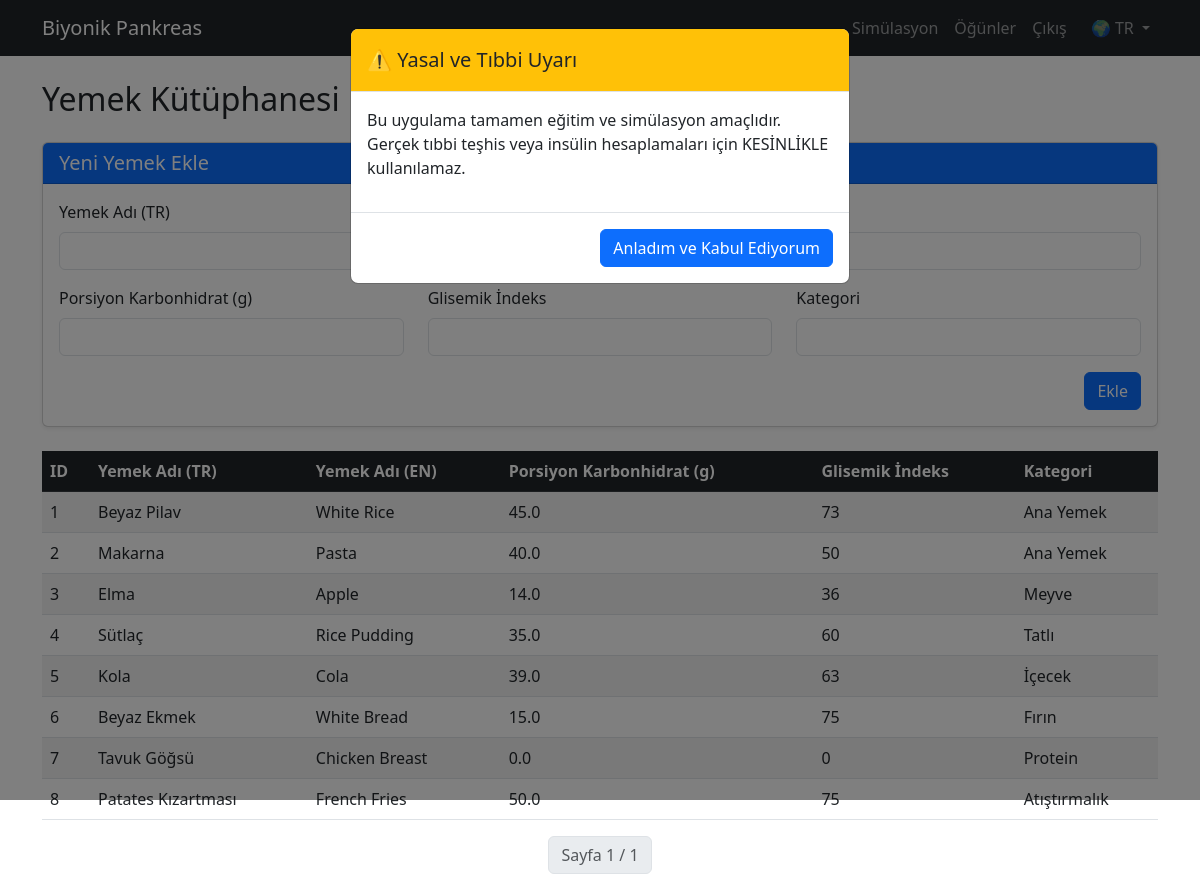
Screenshot of /meals/ (signed in) with the database file from the repository.
### app/models.py (models this page shows, shortened)
class MealPreset(db.Model):
    __tablename__ = 'meal_presets'
    id: Mapped[int] = mapped_column(primary_key=True)
    name_tr: Mapped[str] = mapped_column(String(100))
    name_en: Mapped[str] = mapped_column(String(100))
    carb_per_serving: Mapped[float] = mapped_column(Float)
    gi_value: Mapped[int] = mapped_column(Integer)
    category: Mapped[Optional[str]] = mapped_column(String(50))

### app/meals/routes.py (the view, shortened to what this page needs)
@bp.route('/', methods=['GET', 'POST'])
@login_required
def index():
    form = MealForm()
    page = request.args.get('page', 1, type=int)
    per_page = 10
    pagination = db.paginate(
        select(MealPreset).order_by(MealPreset.id),
        page=page, per_page=per_page, error_out=False
    )
    meals = pagination.items
    return render_template(
        'meals/index.html', meals=meals,
        pagination=pagination, form=form
    )

### app/meals/forms.py
class MealForm(FlaskForm):
    name_tr = StringField(
        _l('Yemek Adı (TR)'),
        validators=[DataRequired(), Length(max=100)]
    )
    name_en = StringField(
        _l('Yemek Adı (EN)'),
        validators=[DataRequired(), Length(max=100)]
    )
    carb_per_serving = FloatField(
        _l('Porsiyon Karbonhidrat (g)'),
        validators=[DataRequired(), NumberRange(min=0, max=500)]
    )
    gi_value = IntegerField(
        _l('Glisemik İndeks'),
        validators=[DataRequired(), NumberRange(min=0, max=100)]
    )
    category = StringField(
        _l('Kategori'),
        validators=[Optional(), Length(max=50)]
    )
    submit = SubmitField(_l('Ekle'))

### app/models.py (called while the page is built)
@login.user_loader
def load_user(id):
    return db.session.get(User, int(id))

### app/translations/__init__.py (called while the page is built, shortened)
def get_text(lang, key):
    if lang in _cache:
        return _cache[lang].get(key, key)

### app/templates/meals/index.html (shortened to what this page needs)
{% extends "base.html" %}
{% block content %}
<h2 class="mb-4">{{ _('Yemek Kütüphanesi') }}</h2>
<div class="card shadow-sm mb-4">
    <div class="card-header bg-primary text-white">
        <h5 class="mb-0">{{ _('Yeni Yemek Ekle') }}</h5>
    </div>
    <div class="card-body">
        <form method="POST" action="{{ url_for('meals.index') }}">
            <div class="row">
                <div class="col-md-6 mb-3">
                    {{ form.name_tr.label(class="form-label", text=_('Yemek Adı (TR)')) }}
                    {{ form.name_tr(class="form-control") }}
                </div>
                <div class="col-md-6 mb-3">
                    {{ form.name_en.label(class="form-label", text=_('Yemek Adı (EN)')) }}
                    {{ form.name_en(class="form-control") }}
                </div>
            </div>
            <div class="row">
                <div class="col-md-4 mb-3">
                    {{ form.carb_per_serving.label(class="form-label", text=_('Porsiyon Karbonhidrat (g)')) }}
                    {{ form.carb_per_serving(class="form-control") }}
                </div>
                <div class="col-md-4 mb-3">
                    {{ form.gi_value.label(class="form-label", text=_('Glisemik İndeks')) }}
                    {{ form.gi_value(class="form-control") }}
                </div>
                <div class="col-md-4 mb-3">
                    {{ form.category.label(class="form-label", text=_('Kategori')) }}
                    {{ form.category(class="form-control") }}
                </div>
            </div>
            <div class="d-grid d-md-flex justify-content-md-end">
                {{ form.submit(class="btn btn-primary", value=_('Ekle')) }}
            </div>
        </form>
    </div>
</div>
<div class="table-responsive">
    <table class="table table-striped table-hover">
        <thead class="table-dark">
            <tr>
                <th>ID</th>
                <th>{{ _('Yemek Adı (TR)') }}</th>
                <th>{{ _('Yemek Adı (EN)') }}</th>
                <th>{{ _('Porsiyon Karbonhidrat (g)') }}</th>
                <th>{{ _('Glisemik İndeks') }}</th>
                <th>{{ _('Kategori') }}</th>
            </tr>
        </thead>
        <tbody>
        {% for meal in meals %}
            <tr>
                <td>{{ meal.id }}</td>
                <td>{{ meal.name_tr }}</td>
                <td>{{ meal.name_en }}</td>
                <td>{{ meal.carb_per_serving }}</td>
                <td>{{ meal.gi_value }}</td>
                <td>{{ meal.category or '—' }}</td>
            </tr>
        {% else %}
            <tr>
                <td colspan="6" class="text-center text-muted">{{ _('Henüz yemek eklenmemiş.') }}</td>
            </tr>
        {% endfor %}
        </tbody>
    </table>
</div>
<nav aria-label="{{ _('Sayfalama') }}">
    <ul class="pagination justify-content-center">
        <li class="page-item disabled">
            <a class="page-link">{{ _('Sayfa') }} {{ pagination.page }} / {{ pagination.pages }}</a>
        </li>
    </ul>
</nav>
{% endblock %}

### app/templates/base.html (shortened to what this page needs)
<!DOCTYPE html>
<html lang="tr">
<head>
    <link href="https://cdn.jsdelivr.net/npm/bootstrap@5.3.0/dist/css/bootstrap.min.css" rel="stylesheet">
</head>
<body>
    <nav class="navbar navbar-expand-lg navbar-dark bg-dark mb-4">
        <div class="container">
            <a class="navbar-brand" href="/">{{ _('Biyonik Pankreas') }}</a>
            <div class="collapse navbar-collapse" id="navbarNav">
                <ul class="navbar-nav ms-auto">
                    {% if current_user.is_authenticated %}
                        <li class="nav-item"><a class="nav-link" href="{{ url_for('simulation.index') }}">{{ _('Simülasyon') }}</a></li>
                        <li class="nav-item"><a class="nav-link" href="{{ url_for('meals.index') }}">{{ _('Öğünler') }}</a></li>
                        <li class="nav-item"><a class="nav-link" href="{{ url_for('auth.logout') }}">{{ _('Çıkış') }}</a></li>
                    {% else %}
                        <li class="nav-item"><a class="nav-link" href="{{ url_for('auth.login') }}">{{ _('Giriş') }}</a></li>
                        <li class="nav-item"><a class="nav-link" href="{{ url_for('auth.register') }}">{{ _('Kayıt Ol') }}</a></li>
                    {% endif %}
                    <li class="nav-item dropdown ms-2">
                        <a class="nav-link dropdown-toggle" href="#" id="langDropdown" role="button" data-bs-toggle="dropdown">
                            🌍 {{ session.get('lang', 'tr') | upper }}
                        </a>
                    </li>
                </ul>
            </div>
        </div>
    </nav>
    <div class="container">
        {% block content %}{% endblock %}
    </div>
    <div class="modal fade" id="disclaimerModal" tabindex="-1" data-bs-backdrop="static" data-bs-keyboard="false">
        <div class="modal-dialog">
            <div class="modal-content">
                <div class="modal-header bg-warning">
                    <h5 class="modal-title">{{ _('⚠️ Yasal ve Tıbbi Uyarı') }}</h5>
                </div>
                <div class="modal-body">
                    <p>{{ _('Bu uygulama tamamen eğitim ve simülasyon amaçlıdır. Gerçek tıbbi teşhis veya insülin hesaplamaları için KESİNLİKLE kullanılamaz.') }}</p>
                </div>
                <div class="modal-footer">
                    <button type="button" class="btn btn-primary" id="acceptDisclaimerBtn">{{ _('Anladım ve Kabul Ediyorum') }}</button>
                </div>
            </div>
        </div>
    </div>
</body>
</html>

### rows the page displays
MealPreset: id "1", name_tr "Beyaz Pilav", name_en "White Rice", carb_per_serving "45.0", gi_value "73", category "Ana Yemek"
MealPreset: id "2", name_tr "Makarna", name_en "Pasta", carb_per_serving "40.0", gi_value "50", category "Ana Yemek"
MealPreset: id "3", name_tr "Elma", name_en "Apple", carb_per_serving "14.0", gi_value "36", category "Meyve"
MealPreset: id "4", name_tr "Sütlaç", name_en "Rice Pudding", carb_per_serving "35.0", gi_value "60", category "Tatlı"
MealPreset: id "5", name_tr "Kola", name_en "Cola", carb_per_serving "39.0", gi_value "63", category "İçecek"
MealPreset: id "6", name_tr "Beyaz Ekmek", name_en "White Bread", carb_per_serving "15.0", gi_value "75", category "Fırın"
MealPreset: id "7", name_tr "Tavuk Göğsü", name_en "Chicken Breast", carb_per_serving "0.0", gi_value "0", category "Protein"
MealPreset: id "8", name_tr "Patates Kızartması", name_en "French Fries", carb_per_serving "50.0", gi_value "75", category "Atıştırmalık"

### other values shown
{{ session.get('lang', 'tr') | upper }} "TR"
{{ pagination.page }} "1"
{{ pagination.pages }} "1"
